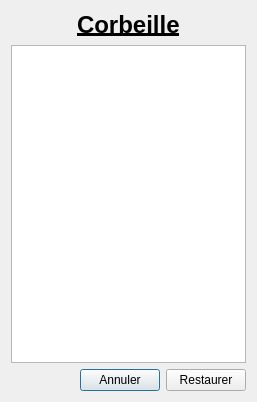
<?xml version="1.0" encoding="UTF-8"?>
<ui version="4.0">
 <class>Corbeille_modif</class>
 <widget class="QDialog" name="Corbeille_modif">
  <property name="geometry">
   <rect>
    <x>0</x>
    <y>0</y>
    <width>257</width>
    <height>402</height>
   </rect>
  </property>
  <property name="windowTitle">
   <string>Dialog</string>
  </property>
  <layout class="QVBoxLayout" name="verticalLayout">
   <item alignment="Qt::AlignHCenter">
    <widget class="QLabel" name="label">
     <property name="font">
      <font>
       <pointsize>18</pointsize>
       <weight>75</weight>
       <bold>true</bold>
       <underline>true</underline>
      </font>
     </property>
     <property name="text">
      <string>Corbeille</string>
     </property>
    </widget>
   </item>
   <item>
    <widget class="QListWidget" name="tree"/>
   </item>
   <item>
    <widget class="QFrame" name="frame">
     <property name="frameShape">
      <enum>QFrame::NoFrame</enum>
     </property>
     <property name="frameShadow">
      <enum>QFrame::Plain</enum>
     </property>
     <layout class="QHBoxLayout" name="horizontalLayout">
      <property name="topMargin">
       <number>0</number>
      </property>
      <property name="rightMargin">
       <number>0</number>
      </property>
      <property name="bottomMargin">
       <number>0</number>
      </property>
      <item>
       <spacer name="horizontalSpacer">
        <property name="orientation">
         <enum>Qt::Horizontal</enum>
        </property>
        <property name="sizeHint" stdset="0">
         <size>
          <width>40</width>
          <height>20</height>
         </size>
        </property>
       </spacer>
      </item>
      <item>
       <widget class="QPushButton" name="annuler_button">
        <property name="text">
         <string>Annuler</string>
        </property>
       </widget>
      </item>
      <item>
       <widget class="QPushButton" name="restaurer_button">
        <property name="text">
         <string>Restaurer</string>
        </property>
       </widget>
      </item>
     </layout>
    </widget>
   </item>
  </layout>
 </widget>
 <resources/>
 <connections>
  <connection>
   <sender>annuler_button</sender>
   <signal>pressed()</signal>
   <receiver>Corbeille_modif</receiver>
   <slot>close()</slot>
   <hints>
    <hint type="sourcelabel">
     <x>105</x>
     <y>378</y>
    </hint>
    <hint type="destinationlabel">
     <x>128</x>
     <y>200</y>
    </hint>
   </hints>
  </connection>
 </connections>
</ui>
